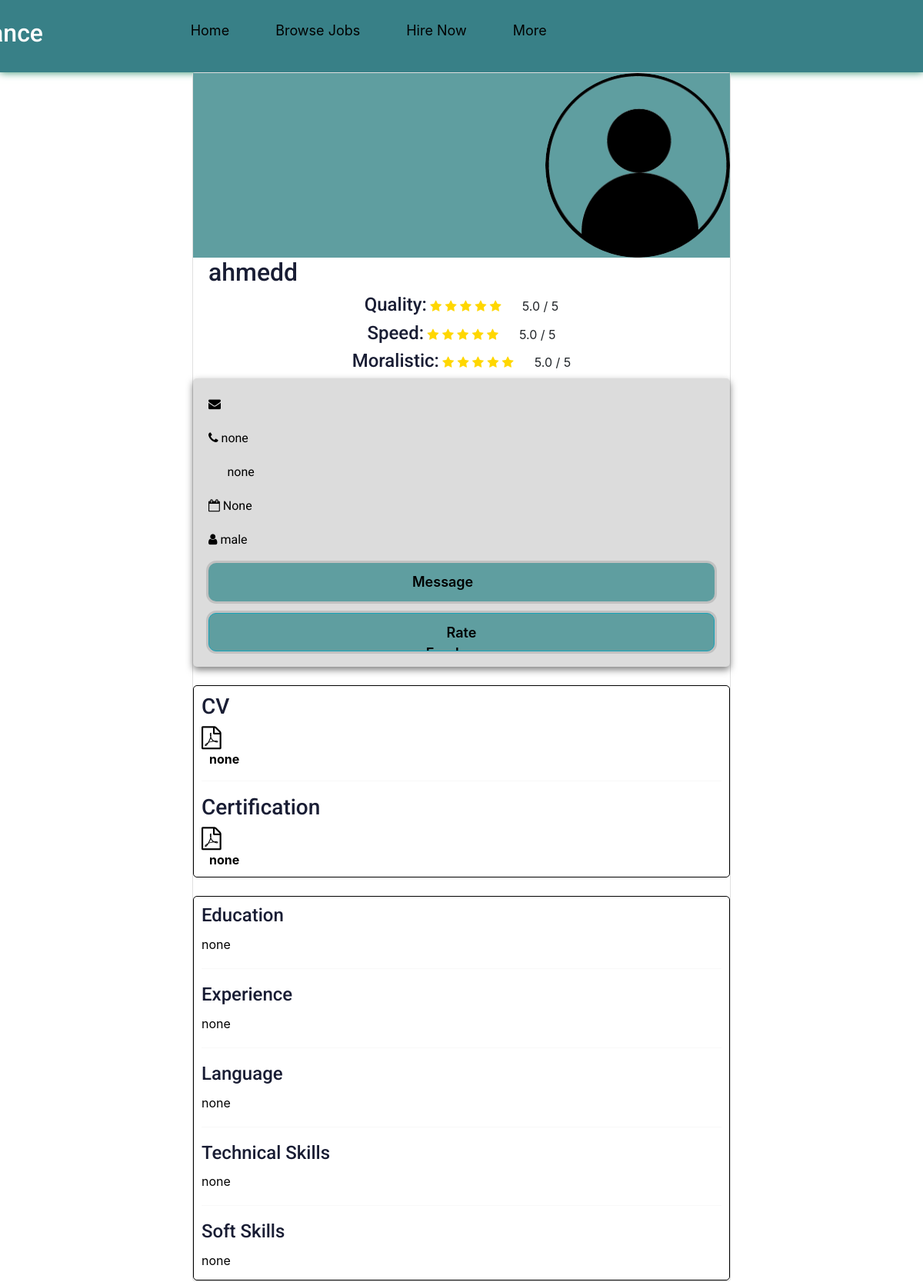
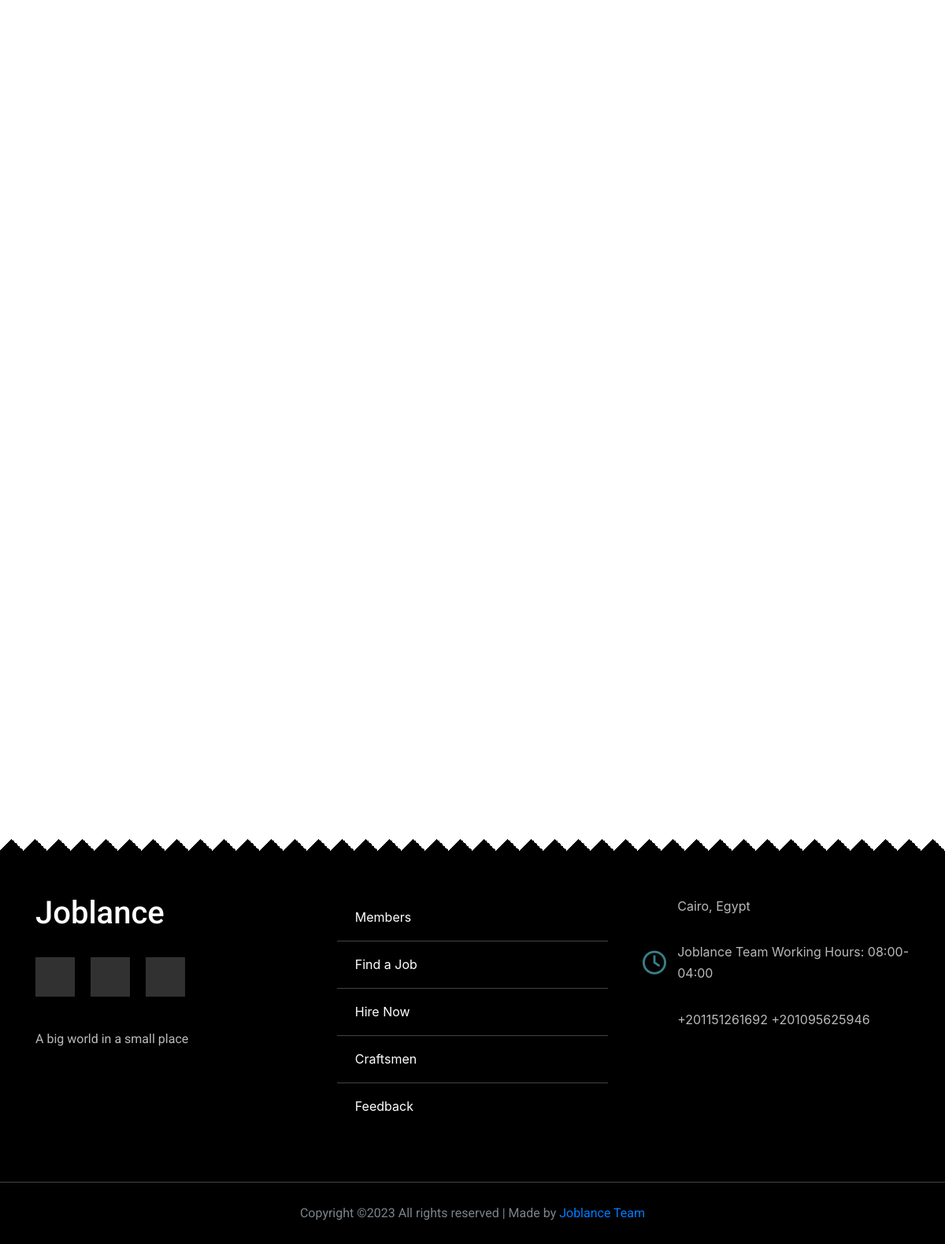
Screenshot of /profile/4 with the database file from the repository (2 pictures, top to bottom).
### profiles/models.py (models this page shows, shortened)
class Profile(models.Model):
    image = models.ImageField(default='user.png', upload_to=image_upload)
    user = models.OneToOneField(User, on_delete=models.CASCADE)
    slug = models.SlugField(null=True, blank=True)
    email = models.EmailField(max_length=30, default='none')
    phone_number = models.CharField(max_length=15, default='none')
    city = models.CharField(max_length=30, default='none')
    gender = models.CharField(max_length=15, default='male')
    education = models.CharField(default='none', max_length=200)
    tecskill = models.CharField(default='none', max_length=200)
    softskill = models.CharField(default='none', max_length=200)
    language = models.CharField(default='none', max_length=200)
    experience = models.CharField(default='none', max_length=400)
    bio = models.TextField(default='none')
    dob = models.DateField(blank=True, null=True)
    cv = models.FileField(upload_to=user_directory_path,
                          max_length=40, default='none')
    file = models.FileField(upload_to=user_directory_path,
                            max_length=40, default='none')
    face = models.CharField(null=False, blank=False, max_length=200)
    class Meta:
        ordering = ['-id']
    face_name = models.CharField(null=True, blank=True, max_length=200)
    def average_quality(self):
        review = Rate.objects.filter(RA_Other=self).aggregate(
            average=Avg('RAtingQuality'))
        avg = 0
        if review["average"] is not None:
            avg = float(review["average"])
        return avg
    def average_speed(self):
        review = Rate.objects.filter(RA_Other=self).aggregate(
            average=Avg('RAtingSpeed'))
        avg = 0
        if review["average"] is not None:
            avg = float(review["average"])
        return avg
    def average_moralistic(self):
        review = Rate.objects.filter(RA_Other=self).aggregate(
            average=Avg('RAtingMoralistic'))
        avg = 0
        if review["average"] is not None:
            avg = float(review["average"])
        return avg

### profiles/views.py (the view)
# urls.py: path('<int:id>', views.other, name='other'),
def other(request, id):
    profile = Profile.objects.get(id=id)
    Revq = profile.average_quality()
    Revs = profile.average_speed()
    Revm = profile.average_moralistic()
    rating_details = Rate.objects.filter(RA_Other=profile)
    context = {'user': profile ,'rating_details': rating_details , 'RAtingQuality':Revq ,
                'RAtingSpeed':Revs , 'RAtingMoralistic':Revm
                }
    return render(request, 'profiles/other.html', context)

### profiles/templates/profiles/other.html (shortened to what this page needs)
{% load static %}
{% block content %}
<!DOCTYPE html>
<html lang="en">
<head>
    <link rel="stylesheet" href="{% static 'css/mayarstyle.css' %}">
    <link href="https://stackpath.bootstrapcdn.com/font-awesome/4.7.0/css/font-awesome.min.css" rel="stylesheet">
    <link href="https://cdn.jsdelivr.net/npm/bootstrap@5.2.3/dist/css/bootstrap.min.css" rel="stylesheet">
    <link rel="stylesheet" href="{% static 'css/normalize.css' %}">
    <link rel="stylesheet" href="{% static 'css/morsy.css' %}">
    <link rel="stylesheet" href="{% static 'css/ratingOther.css' %}">
    <link rel="stylesheet" href="{% static 'css/style.css'%}">
    <link rel="stylesheet" href="{% static 'css/morsy.min.css' %}">
    <link rel="stylesheet" href="https://stackpath.bootstrapcdn.com/bootstrap/4.3.1/css/bootstrap.min.css">
<link rel="stylesheet" href="https://cdnjs.cloudflare.com/ajax/libs/font-awesome/4.7.0/css/font-awesome.min.css">
    <link rel="stylesheet" href="{% static 'css/search.css' %}">
</head>
<body>
    <Header>
        <div class="container">
            <a href="{% url 'pages:index' %}" class="logo">
                <h2 style="color: #fff;">Joblance</h2>
            </a>
            <ul class="links">
                <li><a href="{% url 'pages:home' %}">Home</a></li>
                <li><a href="{% url 'jobs:job_list' %}">Browse Jobs</a></li>
                <li><a href="{% url 'profiles:others' %}">Hire Now</a></li>
                <li>
                    <a href="#" class="io">More</a>
                </li>
            </ul>
        </div>
    </Header>
    <section>
        <center>
            <div class="profile">
                <div class="card">
                    <div class="image">
                        <img src="{{user.image.url }}" alt="face">
                    </div>
                    <div class="content">
                        <h2>{{user.user}}</h2>
                    </div>
                    <div class="review-feedback BQ">
                        <h4>Quality:</h4>
                        <span class="fa {% if RAtingQuality == 0.5 %}fa-star-half-full {% elif RAtingQuality < 0.5 %}fa fa-star{% elif  RAtingQuality > 0.5 %}fa fa-star-full{% endif %}"></span>
                        <span class="fa {% if RAtingQuality == 1.5 %}fa-star-half-full {% elif RAtingQuality < 1.5 %}fa fa-star{% elif  RAtingQuality > 1.5 %}fa fa-star-full{% endif %}"></span>
                        <span class="fa {% if RAtingQuality == 2.5 %}fa-star-half-full {% elif RAtingQuality < 2.5 %}fa fa-star{% elif  RAtingQuality > 2.5 %}fa fa-star-full{% endif %}"></span>
                        <span class="fa {% if RAtingQuality == 3.5 %}fa-star-half-full {% elif RAtingQuality < 3.5 %}fa fa-star{% elif  RAtingQuality > 3.5 %}fa fa-star-full{% endif %}"></span>
                        <span class="fa {% if RAtingQuality == 4.5 %}fa-star-half-full {% elif RAtingQuality < 4.5 %}fa fa-star{% elif  RAtingQuality > 4.5 %}fa fa-star-full{% endif %}"></span>&nbsp;&nbsp;&nbsp;&nbsp;&nbsp;
                        {{RAtingQuality | stringformat:".1f"}} / 5
                    </div>
                    <div class="review-feedback BS">
                        <h4>Speed:</h4>
                        <span class="fa {% if RAtingSpeed == 0.5 %}fa-star-half-full {% elif RAtingSpeed < 0.5 %}fa fa-star{% elif  RAtingSpeed > 0.5 %}fa fa-star-full{% endif %}"></span>
                        <span class="fa {% if RAtingSpeed == 1.5 %}fa-star-half-full {% elif RAtingSpeed < 1.5 %}fa fa-star{% elif  RAtingSpeed > 1.5 %}fa fa-star-full{% endif %}"></span>
                        <span class="fa {% if RAtingSpeed == 2.5 %}fa-star-half-full {% elif RAtingSpeed < 2.5 %}fa fa-star{% elif  RAtingSpeed > 2.5 %}fa fa-star-full{% endif %}"></span>
                        <span class="fa {% if RAtingSpeed == 3.5 %}fa-star-half-full {% elif RAtingSpeed < 3.5 %}fa fa-star{% elif  RAtingSpeed > 3.5 %}fa fa-star-full{% endif %}"></span>
                        <span class="fa {% if RAtingSpeed == 4.5 %}fa-star-half-full {% elif RAtingSpeed < 4.5 %}fa fa-star{% elif  RAtingSpeed > 4.5 %}fa fa-star-full{% endif %}"></span>&nbsp;&nbsp;&nbsp;&nbsp;&nbsp;
                        {{RAtingSpeed | stringformat:".1f"}} / 5
                    </div>
                    <div class="review-feedback BM">
                        <h4>Moralistic:</h4>
                        <span class="fa {% if RAtingMoralistic == 0.5 %}fa-star-half-full {% elif RAtingMoralistic < 0.5 %}fa fa-star{% elif  RAtingMoralistic > 0.5 %}fa fa-star-full{% endif %}"></span>
                        <span class="fa {% if RAtingMoralistic == 1.5 %}fa-star-half-full {% elif RAtingMoralistic < 1.5 %}fa fa-star{% elif  RAtingMoralistic > 1.5 %}fa fa-star-full{% endif %}"></span>
                        <span class="fa {% if RAtingMoralistic == 2.5 %}fa-star-half-full {% elif RAtingMoralistic < 2.5 %}fa fa-star{% elif  RAtingMoralistic > 2.5 %}fa fa-star-full{% endif %}"></span>
                        <span class="fa {% if RAtingMoralistic == 3.5 %}fa-star-half-full {% elif RAtingMoralistic < 3.5 %}fa fa-star{% elif  RAtingMoralistic > 3.5 %}fa fa-star-full{% endif %}"></span>
                        <span class="fa {% if RAtingMoralistic == 4.5 %}fa-star-half-full {% elif RAtingMoralistic < 4.5 %}fa fa-star{% elif  RAtingMoralistic > 4.5 %}fa fa-star-full{% endif %}"></span>&nbsp;&nbsp;&nbsp;&nbsp;&nbsp;
                        {{RAtingMoralistic | stringformat:".1f"}} / 5
                    </div>
                    <div class="main">
                        <p style="color:black"><i class="fa fa-envelope ">
                            </i> {{user.user.email}}</p>
                        <p style="color:black"><i class="fa fa-phone">
                            </i> {{user.phone_number}}</p>
                        <p style="color:black"><i class="fas fa-map-marker-alt fa-fw" aria-hidden="true">
                            </i> {{user.city}}</p>
                        <p style="color:black"><i class="fa fa-calendar-o">
                            </i> {{user.dob}}</p>
                        <p style="color:black"><i class="fa fa-user ">
                            </i> {{user.gender}}
                        </p>
                            <div class="options">
                                <a href="https://www.facebook.com/messages/t/{{user.face_name}}"
                                    style =
                                        "
                                        margin-top: 15px;
                                        color: black;
                                        padding: 11px 265px;
                                        text-decoration: none;
                                        font-weight: 600;
                                        font-size: 18px;
                                        height: 50px;
                                        background-color: cadetblue;
                                        border-radius: 10px;
                                        overflow: hidden;
                                        display: flex;
                                        flex-direction: column;
                                        box-shadow: 0px 0px 0px 3px rgb(0, 0, 0, 12%);
                                        "
                                >Message</a>
                            </div>
                            <div>
                                <button type="button" class="btn btn-info" data-toggle="collapse" data-target="#demo"
                                style =
                                "
                                margin-top: 15px;
                                color: black;
                                padding: 11px 265px;
                                text-decoration: none;
                                font-weight: 600;
                                font-size: 18px;
                                height: 50px;
                                background-color: cadetblue;
                                border-radius: 10px;
                                overflow: hidden;
                                display: flex;
                                flex-direction: column;
                                box-shadow: 0px 0px 0px 3px rgb(0, 0, 0, 12%);
                                "
                                >Rate Freelancer</button>
                            </div>
                    </div>
                <br/>
        <div class="us"
            style=
            "margin-top: 0px;
           padding-top: 0px;
           padding :10px;
           color: black;
           font-size: 1rem;
           border-radius: 5px;
           border: 1px solid black;
           height: 250px;
           text-align: left;
           display: grid">
                        <h3>CV</h3>
                        <i class="fa fa-file-pdf-o" aria-hidden="true" style="font-size: 30px;"></i> <strong
                            style="padding-left: 10px;"><a href="{{ profile.cv.url }}" style="color: black;text-decoration:none;
          ">{{user.cv}}</a></strong>
                        <hr>
                        <h3>Certification</h3>
                        <i class="fa fa-file-pdf-o" aria-hidden="true" style="font-size: 30px;"></i> <strong
                            style="padding-left: 10px;"><a href="{{ profile.file.url }}" style="color: black;
           text-decoration:none;">{{user.file}}</a></strong>
                    </div>
                    <br />
                    <div class="infomayar" style="margin-top: 0px;
           padding-top: 0px;
           padding :10px;
           color: black;
           font-size: 1rem;
           border-radius: 5px;
           border: 1px solid black;
           height: 500px;
           text-align: left;
           display: grid">
                        <h4>Education</h4>
                        {{user.education}}
                        <hr>
                        <h4>Experience</h4>
                        {{user.experience}}
                        <hr>
                        <h4>Language</h4>
                        {{user.language}}
                        <hr>
                        <h4>Technical Skills</h4>
                        {{user.tecskill}}
                        <hr>
                        <h4>Soft Skills</h4>
                        {{user.softskill}}
                    </div>
                </div>
            </div>
        </center>
    </section>
    <br>
    <br>
    <br>
    <br>
    <br>
    <br>
    <br>
    <br>
    <br>
    <br>
    <br>
    <br>
    <br>
    <br>
    <br>
    <br>
    <br>
    <br>
    <br>
    <br>
    <br>
    <br>
    <br>
    <br>
    <br>
    <br>
    <br>
    <br>
    <br>
    <br>
    <br>
    <br>
    <br>
    <br>
    <section style="margin-top: 250px;">
<footer>
    <div class="container">
        <div class="box">
            <h3 style="color: #fff;">Joblance</h3>
            <br>
            <ul class="social">
                <li>
                    <a href="#" class="facebook">
                        <i class="fab fa-facebook-f"></i>
                    </a>
                </li>
                <li>
                    <a href="#" class="twitter">
                        <i class="fab fa-twitter"></i>
                    </a>
                </li>
                <li>
                    <a href="#" class="youtube">
                        <i class="fab fa-youtube"></i>
                    </a>
                </li>
            </ul>
            <br>
            <p class="text">
                A big world in a small place
            </p>
        </div>
        <div class="box">
            <ul class="links">
                <li>
                    <a href="{% url 'features:members' %}">Members</a>
                </li>
                <li>
                    <a href="{% url 'jobs:job_list' %}">Find a Job</a>
                </li>
                <li>
                    <a href="{% url 'profiles:others' %}">Hire Now</a>
                </li>
                <li>
                    <a href="{% url 'features:craftsmen' %}">Craftsmen</a>
                </li>
                <li>
                    <a href="{% url 'pages:feedback' %}">Feedback</a>
                </li>
            </ul>
        </div>
        <div class="box">
            <div class="line">
                <i class="fas fa-map-marker-alt fa-fw"></i>
                <div class="info">
                    Cairo, Egypt
                </div>
            </div>
            <div class="line">
                <i class="far fa-clock fa-fw"></i>
                <div class="info">
                    Joblance Team Working Hours: 08:00-04:00
                </div>
            </div>
            <div class="line">
                <i class="fas fa-phone-volume fa-fw"></i>
                <div class="info">
                    +201151261692
                    +201095625946
                </div>
            </div>
        </div>
    </div>
   <p class="copyright">Copyright &copy;<script>document.write(new Date().getFullYear());</script> All rights reserved | Made by <a href="{% url 'features:members' %}" target="_blank">Joblance Team</a> </p>
</footer>
    </section>
</body>
</html>
{% endblock content %}

### rows the page displays
Profile: image (placeholder picture), user "ahmedd", phone_number "none", city "none", dob "None", gender "male", cv "none", file "none", education "none", experience "none", language "none", tecskill "none", softskill "none"

### other values shown
{{ RAtingQuality | stringformat:".1f" }} "5.0"
{{ RAtingSpeed | stringformat:".1f" }} "5.0"
{{ RAtingMoralistic | stringformat:".1f" }} "5.0"
